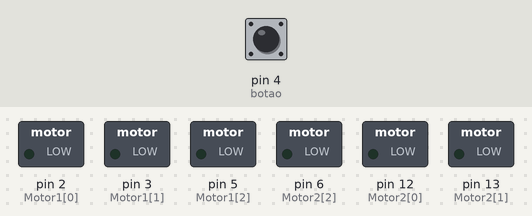
Recording of a sketch running on a simulated Arduino Uno, built with avr-gcc and run on an emulated ATmega328P. On the bench: switched loads named in the sketch (green lamp = pin HIGH). The inputs (shaded band) are chosen by the test bench; at power-on: pin 4 (botao) LOW.

Above: at 1.2 s.
1.3 s: pin 4 (botao) pulled HIGH for 0.15 s
At 4.1 s:
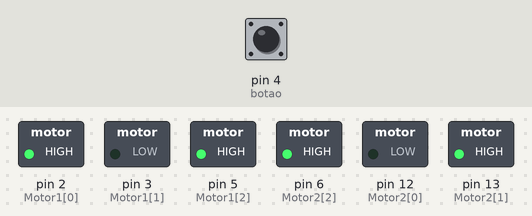
4.4 s: pin 4 (botao) pulled HIGH for 1 s
At 7.6 s:
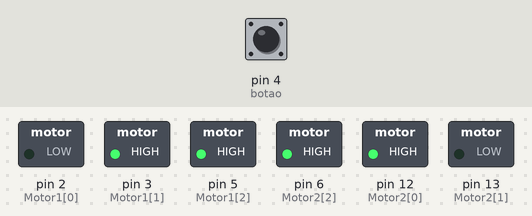
7.9 s: pin 4 (botao) pulled HIGH for 0.15 s
At 10.4 s:
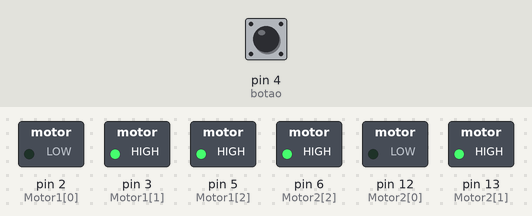
11.0 s: pin 4 (botao) pulled HIGH for 3.2 s
At 13.9 s:
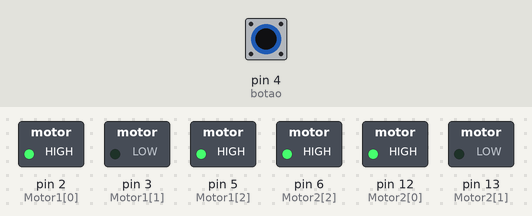
Timing chart, 0 to 16.5 s (numbered marks = the images above; inputs shaded):
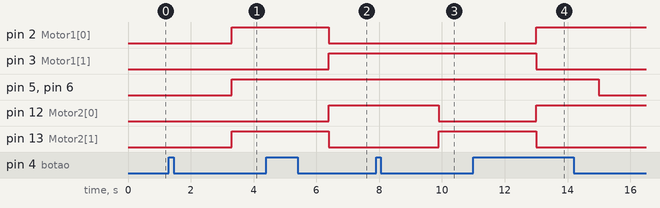

Measured:
- after the input at 1.3 s, pin 2 (Motor1[0]), pin 5 (Motor1[2]), pin 6 (Motor2[2]), pin 13 (Motor2[1]): LOW → HIGH after 2.0 s
- after the input at 4.4 s, pin 2 (Motor1[0]), pin 13 (Motor2[1]): HIGH → LOW after 2.0 s; pin 3 (Motor1[1]), pin 12 (Motor2[0]): LOW → HIGH after 2.0 s
- after the input at 7.9 s, pin 12 (Motor2[0]): HIGH → LOW after 2.0 s; pin 13 (Motor2[1]): LOW → HIGH after 2.0 s
- after the input at 11.0 s, pin 2 (Motor1[0]), pin 12 (Motor2[0]): LOW → HIGH after 2.0 s; pin 3 (Motor1[1]), pin 13 (Motor2[1]): HIGH → LOW after 2.0 s; pin 5 (Motor1[2]), pin 6 (Motor2[2]): HIGH → LOW after 4.0 s

The sketch:

MotorControllerino.ino
```cpp
const int Motor1[] = {2, 3, 5};
const int Motor2[] = {12, 13, 6};
int botao = 4;
int cont = 0;
const int MAX = 255;

void moveFrente() {

  analogWrite (Motor1[2], MAX); // pwm motor 1
 analogWrite (Motor2[2], MAX); //pwm motor 2
 // motor 1
 digitalWrite (Motor1[0], HIGH) ; // (+)
 digitalWrite (Motor1[1], LOW); // (-)
 // motor 2
 digitalWrite (Motor2[0], LOW) ; // (-)
 digitalWrite (Motor2[1], HIGH); // (+)
}

void moveTras() {
 analogWrite (Motor1[2], MAX); // pwm motor 1
 analogWrite (Motor2[2], MAX); //pwm motor 2
 // motor 1
 digitalWrite (Motor1[0], LOW); // (-)
 digitalWrite (Motor1[1], HIGH) ; // (+)
 // motor 2
 digitalWrite (Motor2[0], HIGH); // (+)
 digitalWrite (Motor2[1], LOW) ; // (-)
}

void moveDir() {
 analogWrite (Motor1[2], MAX); // pwm motor 1
 analogWrite (Motor2[2], MAX); //pwm motor 2
 // motor 1
 digitalWrite (Motor1[0], LOW); // (-)
 digitalWrite (Motor1[1], HIGH) ; // (+)
 // motor 2
 digitalWrite (Motor2[0], LOW) ; // (-)
 digitalWrite (Motor2[1], HIGH); // (+)
}

void moveEsq() {
 analogWrite (Motor1[2], MAX); // pwm motor 1
 analogWrite (Motor2[2], MAX); //pwm motor 2
 // motor 1
 digitalWrite (Motor1[0], HIGH) ; // (+)
 digitalWrite (Motor1[1], LOW); // (-)
 // motor 2
 digitalWrite (Motor2[0], HIGH); // (+)
 digitalWrite (Motor2[1], LOW) ; // (-)
}

void moveNo() {
 analogWrite (Motor1[2], 0); // pwm motor 1
 analogWrite (Motor2[2], 0); //pwm motor 2

}

void setup() {
  for(int i=0; i<3; i++){
    pinMode(Motor1[i], OUTPUT);
  }
    for(int i=0; i<3; i++){
    pinMode(Motor2[i], OUTPUT);
  }
  pinMode(botao, INPUT);
}

void loop() {
  if (digitalRead(botao) == HIGH){
    delay(2000);
    cont++;
  }
  switch(cont){
   case 0:
     moveNo(); break;
   case 1:
     moveFrente(); break;
   case 2:
     moveTras(); break;
   case 3:
     moveDir(); break;
   case 4:
     moveEsq(); break;
  }
  if (cont > 4) cont = 0;
}
```
